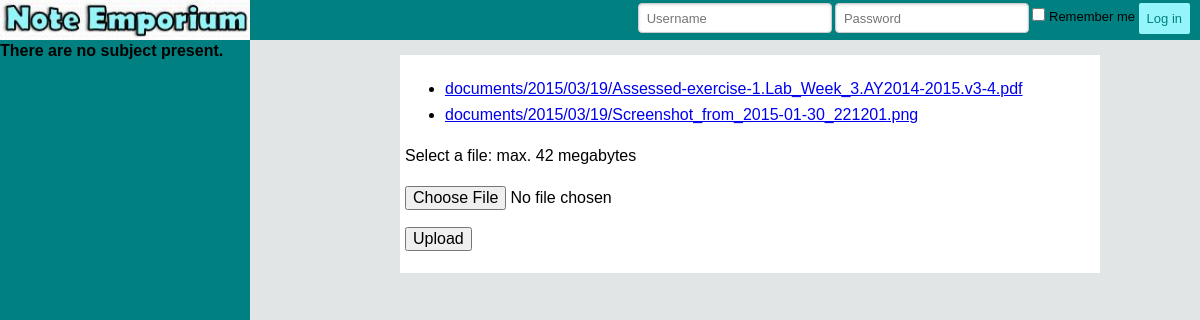
The page /note/upload/ on the database as committed earlier.
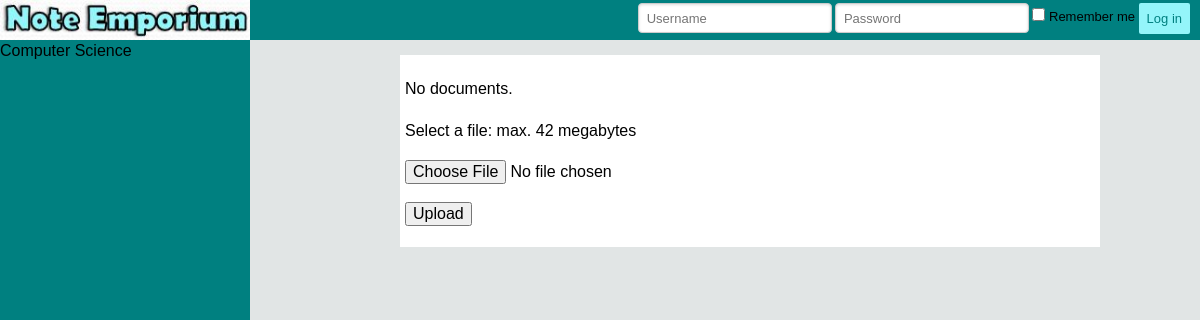
The same page on the database as committed later.
### note/models.py (models this page shows, shortened)
class Document(models.Model):
    docfile = models.FileField(upload_to='documents/%Y/%m/%d') # maybe need unicode

class Subject(models.Model):
    subjectTitle = models.CharField(max_length=128)
    slug = models.SlugField(unique=True)

### note/views.py (the view)
def list(request):
    if request.method == 'POST':
        form = DocumentForm(request.POST, request.FILES)
        if form.is_valid():
            newdoc = Document(docfile = request.FILES['docfile'])
            newdoc.save()
            return HttpResponseRedirect(reverse('note.views.list'))
    else:
        form = DocumentForm() # A empty, unbound form
    documents = Document.objects.all()
    return render_to_response(
        'noteemp/upload.html',
        {'documents': documents, 'form': form},
        context_instance=RequestContext(request)
    )

### note/forms.py
class DocumentForm(forms.Form):
    docfile = forms.FileField(
        label='Select a file',
        help_text='max. 42 megabytes'
    )

### note/templatetags/note_extras.py (called while the page is built)
@register.inclusion_tag('noteemp/subs.html')
def get_subject_list():
    return {'subs': Subject.objects.all()}

### templates/noteemp/upload.html (shortened to what this page needs)
{% extends 'base.html' %}
{% block content %}
    {% if documents %}
        <ul>
        {% for document in documents %}
            <li><a href="{{ document.docfile.url }}">{{ document.docfile.name }}</a></li>
        {% endfor %}
        </ul>
    {% else %}
        <p>No documents.</p>
    {% endif %}
        <form action="{% url 'list' %}" method="post" enctype="multipart/form-data">
            <p>{{ form.docfile.label_tag }} {{ form.docfile.help_text }}</p>
            <p>
                {{ form.docfile }}
            </p>
            <p><input type="submit" value="Upload" /></p>
        </form>
{% endblock %}

### templates/base.html (shortened to what this page needs)
<!DOCTYPE html>
{% load note_extras %}
<html lang="en">
<head>
    {% load static %}
    <link rel="stylesheet" href="/static/css/pure-min.css">
    <link rel="stylesheet" href="/static/css/emporium_custom.css">
</head>
<body>
<div id="layout">
<div class="pure-menu pure-menu-scrollable custom-restricted">
    <ul class="pure-menu-list">
    <li class="pure-menu-item"><a href="#" class="pure-menu-link"></a></li>
    <li class="pure-menu-item"><a href="#" class="pure-menu-link"></a></li>
    <li class="pure-menu-item">{% get_subject_list %}</li>
    </ul>
</div>
    <div class="pure-menu pure-menu-horizontal">
        <a href="/note/" class="menu-link" style="height:10vh; width:auto;"><img src="{% static "images/logo1.JPG" %}",
        width = "250px", height = "100%" alt="emporium logo"/></a>
        <ul class="pure-menu-list-h">
        {% if user.is_authenticated %}
            <form id="base_logout" method="post" class="pure-form" action="/note/logout/" style="bottom:-25px;
             color:#94F5Fa; right:-12%; padding:8px; font-size:large;">
            Welcome, {{ user.get_username }}
            {% csrf_token %}
            <button class="pure-button" style="padding:8px; font-size:small"/>Logout</a>
            </form>
        {% else %}
            <form id="base_login" method="post" class="pure-form" action="/note/login/" style="display:inline;">
            <fieldset>
                <input type="text" placeholder="Username" name="username">
                <input type="password" placeholder="Password" name="password">
                <label for="remember">
                    <input id="remember" type="checkbox"> Remember me
                </label>
                <button class="pure-button pure-button-primary" style="padding: 8px;">Log in</button>
            </fieldset>
            </form>
        {%  endif %}
        </ul>
    </div>
<div class = content>{% block content %}{% endblock %}</div>
</div>
</body>
</html>

### templates/noteemp/subs.html
{% if subs %}
    {% for s in subs %}
        <li>{{ s.subjectTitle }}</li>
    {% endfor %}
{% else %}
    <li> <strong >There are no subject present.</strong></li>
{% endif %}

### static/css/pure-min.css (style rules this page uses)
html { font-family:sans-serif;-ms-text-size-adjust:100%;-webkit-text-size-adjust:100% }
body { margin:0 }
a { background-color:transparent }
img { border:0 }
button,input,optgroup,select,textarea { color:inherit;font:inherit;margin:0 }
button { overflow:visible }
button,select { text-transform:none }
button,html input[type=button],input[type=reset],input[type=submit] { -webkit-appearance:button;cursor:pointer }
input { line-height:normal }
input[type=checkbox],input[type=radio] { box-sizing:border-box;padding:0 }
fieldset { border:1px solid silver;margin:0 2px;padding:.35em .625em .75em }
.pure-button { display:inline-block;zoom:1;line-height:normal;white-space:nowrap;vertical-align:middle;text-align:center;cursor:pointer;-webkit-user-drag:none;-webkit-user-select:none;-moz-user-select:none;-ms-user-select:none;user-select:none;-webkit-box-sizing:border-box;-moz-box-sizing:border-box;box-sizing:border-box }
.pure-button { font-family:inherit;font-size:100%;padding:.5em 1em;color:#444;color:rgba(0,0,0,.8);border:1px solid #999;border:0 rgba(0,0,0,0);background-color:#E6E6E6;text-decoration:none;border-radius:2px }
.pure-button-primary,.pure-button-selected,a.pure-button-primary,a.pure-button-selected { background-color:#0078e7;color:#fff }
.pure-form input[type=text],.pure-form input[type=password],.pure-form input[type=email],.pure-form input[type=url],.pure-form input[type=date],.pure-form input[type=month],.pure-form input[type=time],.pure-form input[type=datetime],.pure-form input[type=datetime-local],.pure-form input[type=week],.pure-form input[type=number],.pure-form input[type=search],.pure-form input[type=tel],.pure-form input[type=color],.pure-form select,.pure-form textarea { padding:.5em .6em;display:inline-block;border:1px solid #ccc;box-shadow:inset 0 1px 3px #ddd;border-radius:4px;vertical-align:middle;-webkit-box-sizing:border-box;-moz-box-sizing:border-box;box-sizing:border-box }
.pure-form label { margin:.5em 0 .2em }
.pure-form fieldset { margin:0;padding:.35em 0 .75em;border:0 }
.pure-menu { -webkit-box-sizing:border-box;-moz-box-sizing:border-box;box-sizing:border-box }
.pure-menu-list,.pure-menu-item { position:relative }
.pure-menu-list { list-style:none;margin:0;padding:0 }
.pure-menu-item { padding:0;margin:0;height:100% }
.pure-menu-link,.pure-menu-heading { display:block;text-decoration:none;white-space:nowrap }
.pure-menu-horizontal { width:100%;white-space:nowrap }
.pure-menu-scrollable { overflow-y:scroll;overflow-x:hidden }
.pure-menu-scrollable .pure-menu-list { display:block }
.pure-menu-link { color:#777 }
.pure-menu-link,.pure-menu-disabled,.pure-menu-heading { padding:.5em 1em }

### static/css/emporium_custom.css (style rules this page uses)
.custom-restricted { list-style: none; background: #008080; width: 250px; position: fixed; top: 10px; right: 0; bottom: 0; left: 0; z-index: 0; }
.pure-menu-horizontal { position: relative; background: #008080; height: 40px; width: 100vw; }
.menu-link { width: 250px; align-self: center; }
.pure-menu-list-h { float: right; position: absolute; right: 10px; top: -15px; font-size: small; }
.pure-menu-link { color: #94F5FA; }
body { background: #E1E5E5; }
.pure-button { position: inherit; background: #94F5FA; color: #008080; padding: 15px; }
#layout { position: relative; padding-left: 0; }
.content { position: fixed; top: 50px; left: 400px; right: 100px; margin: 5px auto; padding: 5px; max-height: 90vh; line-height: 1.6em; background: white; }

Rows that differ between the two databases and show on the page:
removed Document: docfile.name "documents/2015/03/19/Assessed-exercise-1.Lab_Week_3.AY2014-2015.v3-4.pdf"
removed Document: docfile.name "documents/2015/03/19/Screenshot_from_2015-01-30_221201.png"
added Subject: subjectTitle "Computer Science"
Other text that changed with them:
text no longer shown: "There are no subject present."
text now shown: "No documents."
